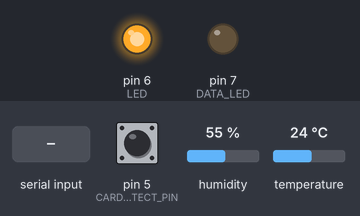
The sketch below on a simulated Arduino Uno, built with avr-gcc and run on an emulated ATmega328P. On the bench: output pins drawn as LEDs (lit = HIGH). Wiring (inferred from the names in the program): DS1307 clock at I2C address 0x68. The test bench sets the inputs (shaded band); at power-on: pin 5 (CARD_DETECT_PIN) HIGH, humidity 55 %, temperature 24 °C. The local clock reads 2024-03-15 10:24:30 at power-on unless the sketch sets it; storage starts empty.

Above: at 8.8 s.
8.9 s: "l" received over the second serial link
At 10.1 s:
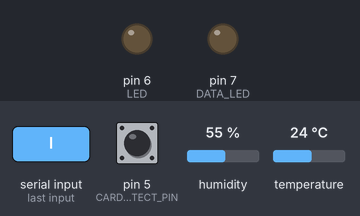
10.4 s: "h" received over the second serial link
At 13.12 s:
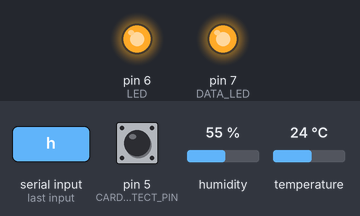
Timing chart, 0 to 25.3 s (numbered marks = the images above; inputs shaded):
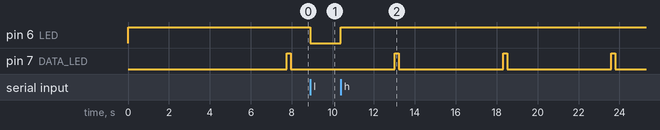

The sketch:

BTTempAzure.ino
```cpp
/*
- BT Temp Azure project
read data from the sensor
send it to RPi2 via BT
send to BT device i.e. mobile device
save to SD if network is not avail

- The Circuit

Clock (I2C)
SDA		A4
CLK		A5

SD card
SD card connect to arduino UNO via SPI (MOSI, MISO, SCK and CS)
CD - Card Detect pin. It shorts to ground when a card is inserted.
Connect a pull up resistor (10K or so) and wire this to another pin if you want to detect when a card is inserted.
CS		D10		Chip Select (or breakout board select)
DI		D11		Data In (MOSI)
DO		D12		Data out (MISO)
CLK		D13		SPI Clock
CD		D5		Card Detect	(via 10K resistor)

Bluetooth module
RX		D3
TX		D2

DHT22
Data(pin2)	D4	via 10K resistor from data pin to power of the sensor

LED
D6
D7
*/

// using preprocessor #define to reduce storage costs

#include "Wire.h"		// I2C = clock
#include "DHT.h"
#include "SoftwareSerial.h"

#include "SPI.h"
#include "SD.h"

// my clock specific functions
#include "Clock.h"

#define DHTTYPE DHT22   // DHT 22  (AM2302), AM2321
#define DHTPIN 4     // what digital pin we're connected to for the temp/humid sensor

#define bluetoothTx 2	// TX-O pin of bluetooth mate, Arduino D2 (TX = data that leaves the module)
#define bluetoothRx 3	// RX-I pin of bluetooth mate, Arduino D3 (RX = data that enters the module)

#define LED 6			// general use LED
#define DATA_LED 7		// data send LED, flash when data is sent.

#define LOG_NAME "log.txt"	// log file name
#define CHIP_SELECT 10		// SD - chip select pin
#define CARD_DETECT_PIN 5	// CD - card detect pin

// SD read/write objects
char *logFileName = LOG_NAME;
bool isCardDetected = false;	// is there a SD card insered, pin shorts to ground if card is inserted
bool sdAvail = false;			// is the SD reader available.
File myFile;

// temp data
unsigned long lastMillis = 0;		// millisecond counter since power on
const int pollingSeconds = 5000;	// polling interval
int lastMills = 0;

// init the temp sensor
DHT dht(DHTPIN, DHTTYPE);

// init the serial (bluetooth) modem
SoftwareSerial bluetooth(bluetoothTx, bluetoothRx);

// init the clock class
Clock *clock = new Clock();

// data structure for temp reading
struct TempReadings
{
	float tempF;
	float tempC;
	float humidity;
	float heatIndexF;
	float heatIndexC;
};

// clock returns an int for the weekday: 1 - 7 will need to offset
char *weekdayTable[] = { "Sun", "Mon", "Tue", "Wed", "Thr", "Fri", "Sat" };

TempReadings *tmpData = new TempReadings();

// when connected via BT, assume enabled once connected
// TODO: differentiate betwen connected to a device and sending to the device
bool isConnected = true;

void setup()
{
	Wire.begin();

	pinMode(LED, OUTPUT);
	pinMode(DATA_LED, OUTPUT);
	pinMode(CARD_DETECT_PIN, INPUT_PULLUP);

	digitalWrite(LED, HIGH);		// TODO: this is the connected LED, by default assume connected
	digitalWrite(DATA_LED, LOW);

	// sparkfun defaults to 115200 change it to 9600 no parity
	bluetooth.begin(115200);

	bluetooth.print("$");
	bluetooth.print("$");
	bluetooth.print("$");

	delay(2000);  // delay for ACK from BT

	bluetooth.println("U,9600,N"); // temp change to 9600 no parity

	// all this waiting, not good... undeterministic...
	delay(500);
	bluetooth.begin(9600);
	delay(5000);

	// check if the SD reader is avail TODO: move this to a function
	if (SD.begin(CHIP_SELECT))
	{
		// check if there is an the SD card inserted
		isCardDetected = digitalRead(CARD_DETECT_PIN);
		if (isCardDetected)
		{
			// routine for SD card file
			bluetooth.println("Checking SD card...");
			if (!doesLogExist())
			{
				bluetooth.println("Creating new log...");
				createFile();
			}
		}
	}

	if (isConnected)
	{
		// TODO: move this to the "am I connected to a remote device"
		// routine vs send to a device that's connected
		digitalWrite(LED, HIGH);
	}
}

void loop()
{
	// check to see if any input
	readBluetoothData();
	if (isConnected)
	{
		pullData();
	}
}

void pullData()
{
	// ok, lets pull data and send it
	if (millis() - lastMillis > pollingSeconds)
	{
		// take environment readings and fetch time
		takeTempReading();
		lastMillis = millis();

		// get time
		clock->GetDateTime();

		// send data over bluetooth
		printDate();

		// save to SD card
		isCardDetected = digitalRead(CARD_DETECT_PIN);
		if (isCardDetected)
		{
			myFile = SD.open(logFileName, FILE_WRITE);
			if (myFile)
			{
				bluetooth.println("Writing data to SD card.");

				myFile.print(clock->hour);
				myFile.print(",");
				myFile.print(clock->minute);
				myFile.print(",");
				myFile.print(clock->second);
				myFile.print(",");
				myFile.print(clock->weekDay);
				myFile.print(",");
				myFile.print(clock->month);
				myFile.print(",");
				myFile.print(clock->monthDay);
				myFile.print(",");
				myFile.print(clock->year);
				myFile.print(",");
				myFile.print(tmpData->tempF);
				myFile.print(",");
				myFile.print(tmpData->tempC);
				myFile.print(",");
				myFile.print(tmpData->humidity);
				myFile.print(",");
				myFile.print(tmpData->heatIndexF);
				myFile.print(",");
				myFile.println(tmpData->heatIndexC);

				myFile.close();
			}
			else
			{
				bluetooth.println("File Not Avail.");
				// call routine to flash Data LED
			}
		}
		else
		{
			// retry this: myFile = SD.open(logFileName, FILE_WRITE);
			bluetooth.println("No SD Card Detected.");
		}
	}
}

void readBluetoothData()
{
	if (bluetooth.available())
	{
		//Serial.print((char)bluetooth.read());
		byte c = (char)bluetooth.read();

		if (c == 'h')
		{
			digitalWrite(LED, HIGH);
			bluetooth.println("On.");
			isConnected = true;
		}
		if (c == 'l')
		{
			digitalWrite(LED, LOW);
			bluetooth.println("Off.");
			isConnected = false;
		}
	}
}

void takeTempReading()
{
	// take humidity reading
	tmpData->humidity = dht.readHumidity();

	// Read temperature as Celsius (the default)
	tmpData->tempC = dht.readTemperature();

	// Read temperature as Fahrenheit (isFahrenheit = true)
	tmpData->tempF = dht.readTemperature(true);

	if (isnan(tmpData->humidity) || isnan(tmpData->tempC) || isnan(tmpData->tempF))   // isnan = is not a number from the math library
	{
		bluetooth.println("Failed to read from DHT sensor!");
		return;
	}

	// Compute heat index in Fahrenheit (the default)
	tmpData->heatIndexF = dht.computeHeatIndex(tmpData->tempF, tmpData->humidity);

	// Compute heat index in Celsius (isFahreheit = false)
	tmpData->heatIndexC = dht.computeHeatIndex(tmpData->tempC, tmpData->humidity, false);

	bluetooth.print("Humidity:");
	bluetooth.print(tmpData->humidity);
	bluetooth.print(" %\t");

	bluetooth.print("Temp: ");
	bluetooth.print(tmpData->tempC);
	bluetooth.print(" *C ");

	bluetooth.print(tmpData->tempF);
	bluetooth.print(" *F\t");
	bluetooth.print("Heat Index: ");

	bluetooth.print(tmpData->heatIndexC);
	bluetooth.print(" *C ");

	bluetooth.print(tmpData->heatIndexF);
	bluetooth.print(" *F\r\n");

	// blink the LED
	flashLed();
}

void flashLed()
{
	digitalWrite(DATA_LED, HIGH);
	delay(200);
	digitalWrite(DATA_LED, LOW);
}

bool doesLogExist()
{
	if (SD.exists(logFileName))
	{
		bluetooth.println("Log exists.");
		sdAvail = true;
		return true;
	}
	else
	{
		bluetooth.println("Log file not found.");
		return false;
	}
}

void createFile()
{
	myFile = SD.open(logFileName, FILE_WRITE);
	myFile.close();

	bluetooth.println("Verifying log is created...");
	if (doesLogExist())
	{
		bluetooth.println("Log created.");
		sdAvail = true;
	}
	else
	{
		bluetooth.println("FAIL - Log not created.");
	}
}

// clock methods
void printDate()
{
	// this is for console print. Data should be serialized as it is stored on SD
	bluetooth.print(clock->month);
	bluetooth.print("/");
	bluetooth.print(clock->monthDay);
	bluetooth.print("/");
	bluetooth.print(clock->year);
	bluetooth.print(" ");
	bluetooth.print(clock->hour);
	bluetooth.print(":");
	bluetooth.print(clock->minute);
	bluetooth.print(":");
	bluetooth.print(clock->second);
	bluetooth.print(" ");
	bluetooth.println(weekdayTable[clock->weekDay]);
}

bool cardExist()
{
	bool isPresent = digitalRead(CARD_DETECT_PIN);
	if (isPresent)
	{
		return true;
	}
	else
	{
		return false;
	}
}
```

Clock.cpp
```cpp
#include "Clock.h"
#include "Wire.h"		// I2C = clock
#include <inttypes.h>

#define DS1307_ADDRESS 0x68		// RTC
const uint8_t zero = 0x00;

// ctor
Clock::Clock()
{
}

Clock::~Clock()
{
}

void Clock::GetDateTime()
{
	Wire.beginTransmission(DS1307_ADDRESS);
	Wire.write(zero);
	Wire.endTransmission();

	Wire.requestFrom(DS1307_ADDRESS, 7);

	this->second = bcdToDec(Wire.read());
	this->minute = bcdToDec(Wire.read());
	this->hour = bcdToDec(Wire.read() & 0b111111);	//24 hour time
	this->weekDay = bcdToDec(Wire.read());			//0-6 -> sunday - saturday
	this->monthDay = bcdToDec(Wire.read());
	this->month = bcdToDec(Wire.read());
	this->year = bcdToDec(Wire.read());
}

void Clock::SetDateTime(uint8_t sec, uint8_t min, uint8_t hr, uint8_t wkDay, uint8_t moDay, uint8_t mo, uint8_t yr)
{
	Wire.beginTransmission(DS1307_ADDRESS);
	Wire.write(zero);

	Wire.write(decToBcd(sec));
	Wire.write(decToBcd(min));
	Wire.write(decToBcd(hr));
	Wire.write(decToBcd(wkDay));
	Wire.write(decToBcd(moDay));
	Wire.write(decToBcd(mo));
	Wire.write(decToBcd(yr));

	Wire.write(zero); //start
	Wire.endTransmission();
}

uint8_t Clock::decToBcd(uint8_t val)
{
	// Convert normal decimal numbers to binary coded decimal
	return ((val / 10 * 16) + (val % 10));
}

uint8_t Clock::bcdToDec(uint8_t val)
{
	// Convert binary coded decimal to normal decimal numbers
	return ((val / 16 * 10) + (val % 16));
}
```

Clock.h
```cpp
#pragma once
#include <inttypes.h>
class Clock
{

public:
	Clock();
	~Clock();

	void GetDateTime();
	void SetDateTime(uint8_t, uint8_t, uint8_t, uint8_t, uint8_t, uint8_t, uint8_t);
	uint8_t second;		//0-59
	uint8_t minute;		//0-59
	uint8_t hour;		//0-23
	uint8_t weekDay;	//0-6 -> sunday - saturday
	uint8_t monthDay;	//1-31
	uint8_t month;		//1-12
	uint8_t year;		//0-99

private:
	uint8_t decToBcd(uint8_t);
	uint8_t bcdToDec(uint8_t);

};
```

Measured:
- after the input at 8.9 s, pin 6 (LED): HIGH → LOW at once
- after the input at 10.4 s, pin 6 (LED): LOW → HIGH at once; pin 7 (DATA_LED): alternates HIGH for 0.20 s and LOW for 5.1 s, starting after 2.6 s
